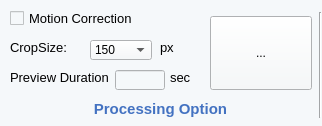
              <widget class="QWidget" name="widget_2" native="true">
               <property name="sizePolicy">
                <sizepolicy hsizetype="Fixed" vsizetype="Fixed">
                 <horstretch>0</horstretch>
                 <verstretch>0</verstretch>
                </sizepolicy>
               </property>
               <property name="minimumSize">
                <size>
                 <width>322</width>
                 <height>126</height>
                </size>
               </property>
               <property name="maximumSize">
                <size>
                 <width>322</width>
                 <height>126</height>
                </size>
               </property>
               <property name="styleSheet">
                <string notr="true">background-color: rgb(170, 255, 127);
background-color: rgb(245, 248, 250);</string>
               </property>
               <widget class="QCheckBox" name="OnMotionCorrectionCheck">
                <property name="geometry">
                 <rect>
                  <x>10</x>
                  <y>10</y>
                  <width>158</width>
                  <height>16</height>
                 </rect>
                </property>
                <property name="sizePolicy">
                 <sizepolicy hsizetype="Fixed" vsizetype="Fixed">
                  <horstretch>0</horstretch>
                  <verstretch>0</verstretch>
                 </sizepolicy>
                </property>
                <property name="font">
                 <font>
                  <family>Arial</family>
                  <pointsize>10</pointsize>
                 </font>
                </property>
                <property name="text">
                 <string>Motion Correction</string>
                </property>
               </widget>
               <widget class="QComboBox" name="OnCropSizeValue">
                <property name="geometry">
                 <rect>
                  <x>90</x>
                  <y>40</y>
                  <width>62</width>
                  <height>20</height>
                 </rect>
                </property>
                <property name="sizePolicy">
                 <sizepolicy hsizetype="Fixed" vsizetype="Fixed">
                  <horstretch>0</horstretch>
                  <verstretch>0</verstretch>
                 </sizepolicy>
                </property>
                <property name="minimumSize">
                 <size>
                  <width>62</width>
                  <height>20</height>
                 </size>
                </property>
                <property name="maximumSize">
                 <size>
                  <width>62</width>
                  <height>20</height>
                 </size>
                </property>
                <property name="font">
                 <font>
                  <family>Arial</family>
                 </font>
                </property>
                <item>
                 <property name="text">
                  <string>150</string>
                 </property>
                </item>
                <item>
                 <property name="text">
                  <string>300</string>
                 </property>
                </item>
               </widget>
               <widget class="QLabel" name="label_161">
                <property name="geometry">
                 <rect>
                  <x>10</x>
                  <y>40</y>
                  <width>71</width>
                  <height>17</height>
                 </rect>
                </property>
                <property name="sizePolicy">
                 <sizepolicy hsizetype="Fixed" vsizetype="Fixed">
                  <horstretch>0</horstretch>
                  <verstretch>0</verstretch>
                 </sizepolicy>
                </property>
                <property name="font">
                 <font>
                  <family>Arial</family>
                  <pointsize>10</pointsize>
                 </font>
                </property>
                <property name="text">
                 <string>CropSize:</string>
                </property>
                <property name="alignment">
                 <set>Qt::AlignLeading|Qt::AlignLeft|Qt::AlignTop</set>
                </property>
               </widget>
               <widget class="QLabel" name="label_160">
                <property name="geometry">
                 <rect>
                  <x>160</x>
                  <y>40</y>
                  <width>18</width>
                  <height>17</height>
                 </rect>
                </property>
                <property name="sizePolicy">
                 <sizepolicy hsizetype="Fixed" vsizetype="Fixed">
                  <horstretch>0</horstretch>
                  <verstretch>0</verstretch>
                 </sizepolicy>
                </property>
                <property name="font">
                 <font>
                  <family>Arial</family>
                  <pointsize>10</pointsize>
                 </font>
                </property>
                <property name="text">
                 <string>px</string>
                </property>
                <property name="alignment">
                 <set>Qt::AlignLeading|Qt::AlignLeft|Qt::AlignTop</set>
                </property>
               </widget>
               <widget class="QLabel" name="label_163">
                <property name="geometry">
                 <rect>
                  <x>10</x>
                  <y>70</y>
                  <width>101</width>
                  <height>16</height>
                 </rect>
                </property>
                <property name="sizePolicy">
                 <sizepolicy hsizetype="Fixed" vsizetype="Fixed">
                  <horstretch>0</horstretch>
                  <verstretch>0</verstretch>
                 </sizepolicy>
                </property>
                <property name="font">
                 <font>
                  <family>Arial</family>
                  <pointsize>10</pointsize>
                 </font>
                </property>
                <property name="text">
                 <string>Preview Duration</string>
                </property>
                <property name="alignment">
                 <set>Qt::AlignLeading|Qt::AlignLeft|Qt::AlignTop</set>
                </property>
               </widget>
               <widget class="QLineEdit" name="OnPreDurationValue">
                <property name="geometry">
                 <rect>
                  <x>115</x>
                  <y>70</y>
                  <width>50</width>
                  <height>20</height>
                 </rect>
                </property>
                <property name="minimumSize">
                 <size>
                  <width>50</width>
                  <height>20</height>
                 </size>
                </property>
                <property name="maximumSize">
                 <size>
                  <width>50</width>
                  <height>20</height>
                 </size>
                </property>
               </widget>
               <widget class="QLabel" name="label_219">
                <property name="geometry">
                 <rect>
                  <x>170</x>
                  <y>70</y>
                  <width>27</width>
                  <height>16</height>
                 </rect>
                </property>
                <property name="sizePolicy">
                 <sizepolicy hsizetype="Fixed" vsizetype="Fixed">
                  <horstretch>0</horstretch>
                  <verstretch>0</verstretch>
                 </sizepolicy>
                </property>
                <property name="font">
                 <font>
                  <family>Arial</family>
                  <pointsize>10</pointsize>
                 </font>
                </property>
                <property name="text">
                 <string>sec</string>
                </property>
                <property name="alignment">
                 <set>Qt::AlignLeading|Qt::AlignLeft|Qt::AlignTop</set>
                </property>
               </widget>
               <widget class="QLabel" name="label_159">
                <property name="geometry">
                 <rect>
                  <x>10</x>
                  <y>101</y>
                  <width>301</width>
                  <height>16</height>
                 </rect>
                </property>
                <property name="font">
                 <font>
                  <family>Arial</family>
                  <pointsize>11</pointsize>
                  <weight>75</weight>
                  <bold>true</bold>
                 </font>
                </property>
                <property name="styleSheet">
                 <string notr="true">color: rgb(67, 114, 193);</string>
                </property>
                <property name="text">
                 <string>Processing Option</string>
                </property>
                <property name="alignment">
                 <set>Qt::AlignCenter</set>
                </property>
               </widget>
               <widget class="QToolButton" name="OnPreProcessingButton">
                <property name="geometry">
                 <rect>
                  <x>210</x>
                  <y>16</y>
                  <width>102</width>
                  <height>74</height>
                 </rect>
                </property>
                <property name="styleSheet">
                 <string notr="true">border-image: url(:/online/Asset 23.png);</string>
                </property>
                <property name="text">
                 <string>...</string>
                </property>
               </widget>
               <widget class="Line" name="line_2">
                <property name="geometry">
                 <rect>
                  <x>319</x>
                  <y>12</y>
                  <width>2</width>
                  <height>106</height>
                 </rect>
                </property>
                <property name="sizePolicy">
                 <sizepolicy hsizetype="Fixed" vsizetype="Fixed">
                  <horstretch>0</horstretch>
                  <verstretch>0</verstretch>
                 </sizepolicy>
                </property>
                <property name="minimumSize">
                 <size>
                  <width>2</width>
                  <height>106</height>
                 </size>
                </property>
                <property name="maximumSize">
                 <size>
                  <width>2</width>
                  <height>106</height>
                 </size>
                </property>
                <property name="orientation">
                 <enum>Qt::Vertical</enum>
                </property>
               </widget>
              </widget>
